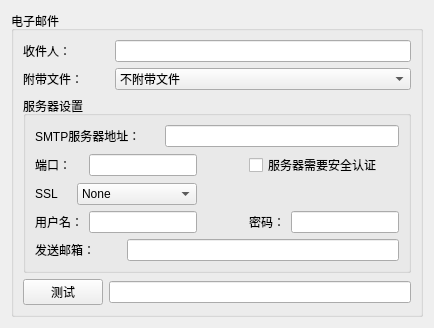
        <widget class="QWidget" name="page_5">
         <layout class="QHBoxLayout" name="horizontalLayout_5">
          <item>
           <widget class="QGroupBox" name="groupBox_9">
            <property name="title">
             <string>电子邮件</string>
            </property>
            <layout class="QGridLayout" name="gridLayout_9">
             <item row="0" column="0" colspan="2">
              <widget class="QLabel" name="label_19">
               <property name="text">
                <string>收件人：</string>
               </property>
              </widget>
             </item>
             <item row="0" column="2">
              <widget class="QLineEdit" name="ledt_mailreceiver"/>
             </item>
             <item row="1" column="0" colspan="2">
              <widget class="QLabel" name="label_20">
               <property name="text">
                <string>附带文件：</string>
               </property>
              </widget>
             </item>
             <item row="1" column="2">
              <widget class="QComboBox" name="cbbox_mailfiletype">
               <item>
                <property name="text">
                 <string>不附带文件</string>
                </property>
               </item>
               <item>
                <property name="text">
                 <string>报警触发时的前后2张图片</string>
                </property>
               </item>
               <item>
                <property name="text">
                 <string>所有报警图片</string>
                </property>
               </item>
               <item>
                <property name="text">
                 <string>报警录像</string>
                </property>
               </item>
               <item>
                <property name="text">
                 <string>所有报警图片和录像</string>
                </property>
               </item>
              </widget>
             </item>
             <item row="2" column="0" colspan="3">
              <widget class="QGroupBox" name="groupBox_10">
               <property name="title">
                <string>服务器设置</string>
               </property>
               <layout class="QGridLayout" name="gridLayout_8">
                <item row="1" column="6" colspan="2">
                 <widget class="QCheckBox" name="chbox_mailauth">
                  <property name="text">
                   <string>服务器需要安全认证</string>
                  </property>
                 </widget>
                </item>
                <item row="3" column="2" colspan="3">
                 <widget class="QLineEdit" name="ledt_mailuser"/>
                </item>
                <item row="1" column="0">
                 <widget class="QLabel" name="label_23">
                  <property name="text">
                   <string>端口：</string>
                  </property>
                 </widget>
                </item>
                <item row="0" column="4" colspan="4">
                 <widget class="QLineEdit" name="ledt_mailsmtphost"/>
                </item>
                <item row="0" column="0" colspan="4">
                 <widget class="QLabel" name="label_21">
                  <property name="text">
                   <string>SMTP服务器地址：</string>
                  </property>
                 </widget>
                </item>
                <item row="3" column="7">
                 <widget class="QLineEdit" name="ledt_mailpasswd"/>
                </item>
                <item row="2" column="1" colspan="4">
                 <widget class="QComboBox" name="cbbox_mailssl">
                  <item>
                   <property name="text">
                    <string>None</string>
                   </property>
                  </item>
                  <item>
                   <property name="text">
                    <string>STARTTLS</string>
                   </property>
                  </item>
                  <item>
                   <property name="text">
                    <string>TLS</string>
                   </property>
                  </item>
                 </widget>
                </item>
                <item row="3" column="0" colspan="2">
                 <widget class="QLabel" name="label_25">
                  <property name="text">
                   <string>用户名：</string>
                  </property>
                 </widget>
                </item>
                <item row="1" column="2" colspan="3">
                 <widget class="QLineEdit" name="ledt_mailport"/>
                </item>
                <item row="2" column="0">
                 <widget class="QLabel" name="label_24">
                  <property name="text">
                   <string>SSL</string>
                  </property>
                 </widget>
                </item>
                <item row="3" column="6">
                 <widget class="QLabel" name="label_26">
                  <property name="text">
                   <string>密码：</string>
                  </property>
                 </widget>
                </item>
                <item row="4" column="3" colspan="5">
                 <widget class="QLineEdit" name="ledt_mailsendbox"/>
                </item>
                <item row="4" column="0" colspan="3">
                 <widget class="QLabel" name="label_22">
                  <property name="text">
                   <string>发送邮箱：</string>
                  </property>
                 </widget>
                </item>
                <item row="1" column="5">
                 <spacer name="horizontalSpacer_9">
                  <property name="orientation">
                   <enum>Qt::Horizontal</enum>
                  </property>
                  <property name="sizeHint" stdset="0">
                   <size>
                    <width>40</width>
                    <height>20</height>
                   </size>
                  </property>
                 </spacer>
                </item>
               </layout>
              </widget>
             </item>
             <item row="3" column="0">
              <widget class="QPushButton" name="btn_mailtest">
               <property name="text">
                <string>测试</string>
               </property>
              </widget>
             </item>
             <item row="3" column="1" colspan="2">
              <widget class="QLineEdit" name="ledt_mailecho">
               <property name="enabled">
                <bool>true</bool>
               </property>
               <property name="readOnly">
                <bool>true</bool>
               </property>
              </widget>
             </item>
            </layout>
           </widget>
          </item>
         </layout>
        </widget>
